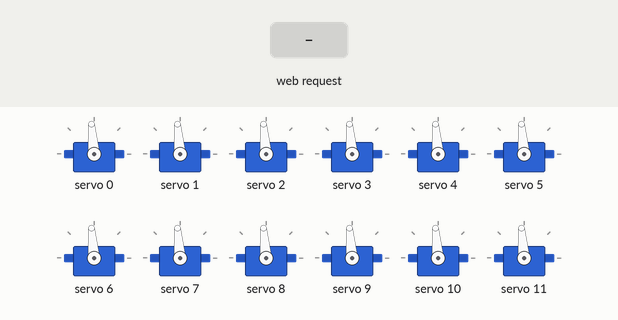
This sketch was run on a simulated ESP32. Parts: 12 × servo. The inputs (shaded band) are chosen by the test bench.

Above: at 1.2 s.
1.3 s: HTTP request GET /action?cmd=forward received
At 1.76 s:
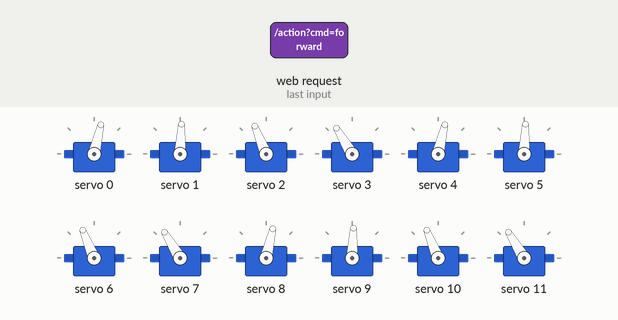
At 2.37 s:
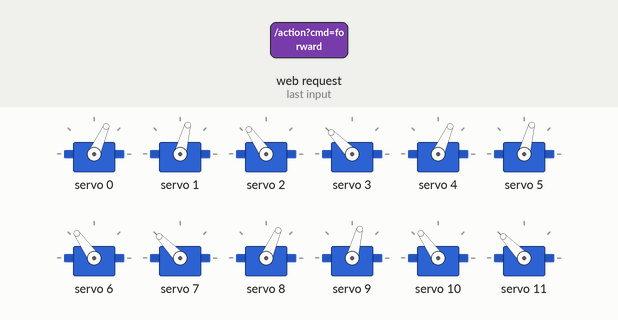
4.3 s: HTTP request GET /action?cmd=backward received
7.3 s: HTTP request GET /action?cmd=left received
At 7.56 s:
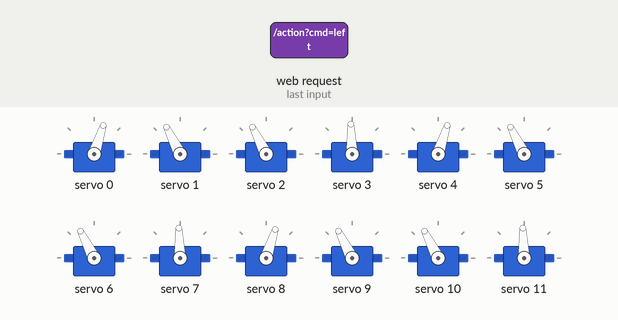
10.3 s: HTTP request GET /action?cmd=forward received
At 10.87 s:
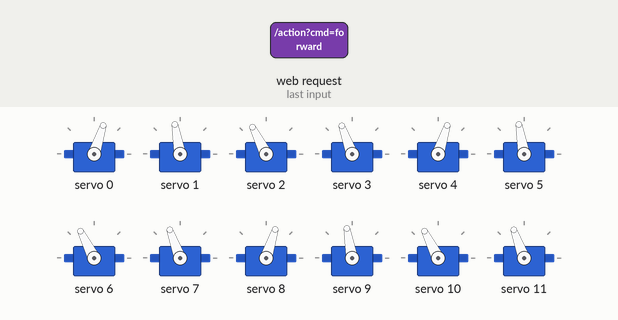
13.3 s: HTTP request GET /action?cmd=backward received
16.3 s: HTTP request GET /action?cmd=right received
Timing chart, 0 to 20.3 s (numbered marks = the images above; inputs shaded):
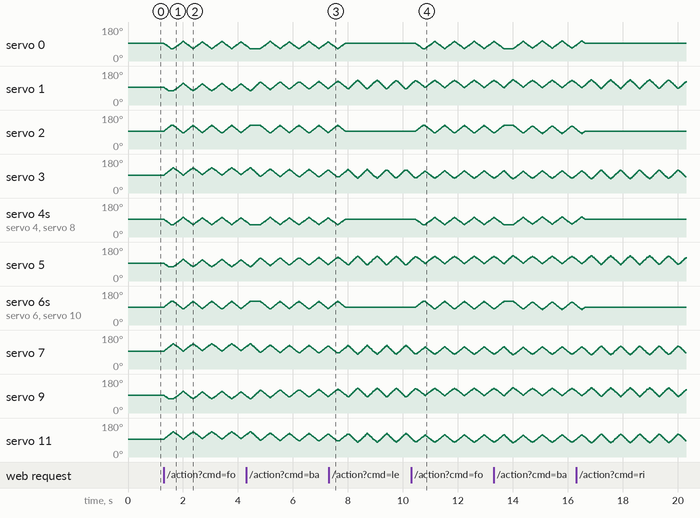

The sketch:

spider.ino
```cpp
#include <WiFi.h>
#include <WebServer.h>
#include <Wire.h>
#include <Adafruit_PWMServoDriver.h>

// --- Configuration ---
const char* ssid = "SpiderRobot_Pro";
const char* password = "12345678";

WebServer server(80);
Adafruit_PWMServoDriver pwm = Adafruit_PWMServoDriver();

#define SERVO_FREQ 50
#define SERVO_MIN 125
#define SERVO_MAX 500

// --- State Management ---
enum RobotState { IDLE, STAND, SIT, FORWARD, BACKWARD, LEFT, RIGHT, DANCE, WIGGLE, ATTACK };
RobotState currentState = STAND;

const int numServos = 12;
float currentAngle[numServos];
float targetAngle[numServos];

unsigned long lastServoUpdate = 0;
unsigned long lastSequenceUpdate = 0;
int sequenceStep = 0;
float servoStepSize = 2.0;

// --- Clean & Modern UI ---
const char index_html[] PROGMEM = R"rawliteral(
<!DOCTYPE html>
<html>
<head>
    <title>Spider Hub</title>
    <meta name="viewport" content="width=device-width, initial-scale=1, maximum-scale=1, user-scalable=no">
    <style>
        :root { --primary: #4776E6; --secondary: #8E54E9; --bg: #f0f2f5; --card: #ffffff; --text: #2d3436; }
        body { font-family: 'Segoe UI', system-ui, sans-serif; background: var(--bg); color: var(--text); margin: 0; padding: 20px; display: flex; flex-direction: column; align-items: center; }
        .app-card { background: var(--card); padding: 25px; border-radius: 24px; box-shadow: 0 10px 30px rgba(0,0,0,0.08); width: 100%; max-width: 400px; }
        h1 { font-size: 24px; font-weight: 700; margin-bottom: 5px; background: linear-gradient(to right, var(--primary), var(--secondary)); -webkit-background-clip: text; -webkit-text-fill-color: transparent; }
        #status { font-size: 14px; color: #636e72; margin-bottom: 25px; text-transform: uppercase; letter-spacing: 1px; }

        /* D-PAD Style */
        .d-pad { display: grid; grid-template-columns: repeat(3, 1fr); gap: 12px; margin-bottom: 30px; }
        .btn { border: none; background: #f8f9fa; color: var(--text); padding: 18px; border-radius: 16px; font-weight: 600; cursor: pointer; transition: 0.2s; box-shadow: 0 4px 6px rgba(0,0,0,0.02); }
        .btn:active { transform: scale(0.95); background: #e9ecef; }
        .btn-main { background: linear-gradient(135deg, var(--primary), var(--secondary)); color: white; box-shadow: 0 4px 15px rgba(71, 118, 230, 0.3); }

        /* Action Grid */
        .action-grid { display: grid; grid-template-columns: 1fr 1fr; gap: 10px; }
        .btn-action { background: #ffffff; border: 1px solid #e0e0e0; font-size: 14px; }
        .btn-stop { grid-column: span 2; background: #ff7675; color: white; margin-top: 10px; border: none; }
    </style>
</head>
<body>
    <div class="app-card">
        <h1>Spider Control</h1>
        <div id="status">System: Ready</div>

        <div class="d-pad">
            <div></div><button class="btn" onclick="send('forward')">▲</button><div></div>
            <button class="btn" onclick="send('left')">◀</button>
            <button class="btn btn-main" onclick="send('stand')">●</button>
            <button class="btn" onclick="send('right')">▶</button>
            <div></div><button class="btn" onclick="send('backward')">▼</button><div></div>
        </div>

        <div class="action-grid">
            <button class="btn btn-action" onclick="send('dance')">Dance</button>
            <button class="btn btn-action" onclick="send('wiggle')">Wiggle</button>
            <button class="btn btn-action" onclick="send('sit')">Sit Down</button>
            <button class="btn btn-action" onclick="send('attack')">Attack</button>
            <button class="btn btn-stop" onclick="send('stop')">Stop All</button>
        </div>
    </div>

    <script>
        function send(cmd) {
            fetch(`/action?cmd=${cmd}`);
            document.getElementById('status').innerText = "Running: " + cmd;
        }
    </script>
</body>
</html>
)rawliteral";

void setup() {
    Serial.begin(115200);
    Wire.begin(21, 22);
    pwm.begin();
    pwm.setPWMFreq(SERVO_FREQ);

    for(int i = 0; i < numServos; i++) {
        currentAngle[i] = 90.0;
        targetAngle[i] = 90.0;
        pwm.setPWM(i, 0, map(90, 0, 180, SERVO_MIN, SERVO_MAX));
    }

    WiFi.softAP(ssid, password);
    server.on("/", []() { server.send(200, "text/html", index_html); });
    server.on("/action", handleAction);
    server.begin();
}

void loop() {
    server.handleClient();
    updateServoPositions();
    executeSequences();
}

void updateServoPositions() {
    if (millis() - lastServoUpdate >= 15) {
        for(int i = 0; i < numServos; i++) {
            if (abs(currentAngle[i] - targetAngle[i]) > 0.5) {
                currentAngle[i] += (targetAngle[i] > currentAngle[i]) ? servoStepSize : -servoStepSize;
                pwm.setPWM(i, 0, map(currentAngle[i], 0, 180, SERVO_MIN, SERVO_MAX));
            }
        }
        lastServoUpdate = millis();
    }
}

void executeSequences() {
    if (currentState == IDLE) return;

    // --- Walking Gait Logic (Simplified Tripod) ---
    if (currentState == FORWARD || currentState == BACKWARD || currentState == LEFT || currentState == RIGHT) {
        if (millis() - lastSequenceUpdate > 350) {
            sequenceStep = (sequenceStep + 1) % 2;
            int moveVal = (currentState == FORWARD) ? 30 : (currentState == BACKWARD ? -30 : 0);

            for (int i = 0; i < numServos; i += 2) {
                bool isGroupA = (i == 0 || i == 4 || i == 8);
                if ((sequenceStep == 0 && isGroupA) || (sequenceStep == 1 && !isGroupA)) {
                    targetAngle[i] = 90 + moveVal;   // Hip Move
                    targetAngle[i+1] = 130;         // Leg Lift
                } else {
                    targetAngle[i] = 90 - moveVal;   // Hip Return
                    targetAngle[i+1] = 70;          // Leg Plant
                }
            }
            lastSequenceUpdate = millis();
        }
    }

    // --- Dance/Wiggle/Attack Logic ---
    else if (currentState == DANCE) {
        if (millis() - lastSequenceUpdate > 400) {
            sequenceStep = (sequenceStep + 1) % 4;
            for(int i = 0; i < numServos; i++) {
                if (sequenceStep == 0) targetAngle[i] = (i % 2 == 0) ? 60 : 120;
                else if (sequenceStep == 1) targetAngle[i] = (i % 2 == 0) ? 120 : 60;
                else if (sequenceStep == 2) targetAngle[i] = 90;
                else if (sequenceStep == 3) targetAngle[i] = (i < 6) ? 150 : 30;
            }
            lastSequenceUpdate = millis();
        }
    }

    else if (currentState == ATTACK) {
        targetAngle[0] = 160; targetAngle[1] = 20; // Raise Front Left
        targetAngle[3] = 160; targetAngle[4] = 20; // Raise Front Right
    }

    else if (currentState == STAND) {
        for(int i = 0; i < numServos; i++) targetAngle[i] = 90;
        currentState = IDLE;
    }

    else if (currentState == SIT) {
        for(int i = 0; i < numServos; i++) {
            if (i % 3 == 1) targetAngle[i] = 160;
            else if (i % 3 == 2) targetAngle[i] = 20;
        }
        currentState = IDLE;
    }
}

void handleAction() {
    String cmd = server.arg("cmd");
    servoStepSize = 2.5; // Standard speed

    if (cmd == "forward") currentState = FORWARD;
    else if (cmd == "backward") currentState = BACKWARD;
    else if (cmd == "left") currentState = LEFT;
    else if (cmd == "right") currentState = RIGHT;
    else if (cmd == "dance") { currentState = DANCE; servoStepSize = 4.0; }
    else if (cmd == "wiggle") currentState = WIGGLE;
    else if (cmd == "attack") currentState = ATTACK;
    else if (cmd == "stand") currentState = STAND;
    else if (cmd == "sit") currentState = SIT;
    else if (cmd == "stop") {
        currentState = IDLE;
        for(int i=0; i<numServos; i++) targetAngle[i] = currentAngle[i];
    }
    server.send(200, "text/plain", "OK");
}
```

Measured:
- after the input at 7.3 s, servo 0, servo 2, servo 4, servo 6, servo 8, servo 10: goes on until 7.9 s, then stays 95°
